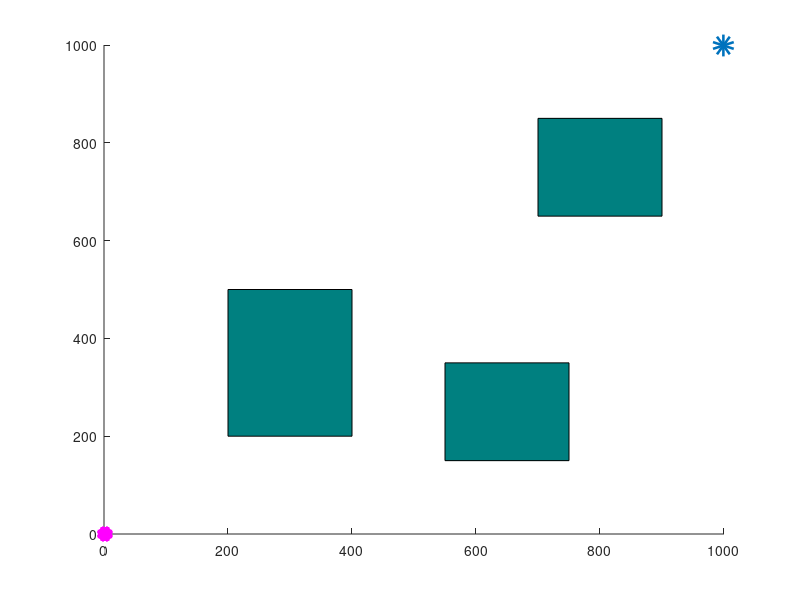

Write MATLAB code to recreate this figure. (Note: this script raises an error after producing the figure.)
clc;clear;close all;
% Experimental result parameters
% Ll = Path length; Tt = Time; Node = Number of nodes
% All_Iterations = Iterations
Ll = []; Tt = []; Node = []; Cut_L=[]; All_Iterations = []; 
for j=1:1:2      % Number of runs

% Setting parameters
p=0.3;                  % Target bias probability
start_pose =[0,0];      % Starting point
global goal_pose;
goal_pose = [999,999];  % Target point
global step;
step = 20;              
bias = step;            % Allowable error
numNodes = 5000;        
counter = 0;
global x_max;global y_max;
x_max = 1000;
y_max = 1000;

% Obstacle
global obstacle1;global obstacle2;global obstacle3;
obstacle1 = [550,150,200,200];     
obstacle2 = [700,650,200,200];
obstacle3 = [200,200,200,300];
global path_V;
path_V= ([start_pose,-1]);      
path_E = [];                    % Branches of a random tree
path=[];                        % Final path

% Build map
figure(j)
axis([0 x_max 0 y_max])
rectangle('Position',obstacle1,'FaceColor',[0 .5 .5])
rectangle('Position',obstacle2,'FaceColor',[0 .5 .5])
rectangle('Position',obstacle3,'FaceColor',[0 .5 .5])
or = 10;                                    % Obstacle influence range
obstacle11 = [obstacle1(1)-or,obstacle1(2)-or,obstacle1(3)+2*or,obstacle1(4)+2*or];
obstacle22 = [obstacle2(1)-or,obstacle2(2)-or,obstacle2(3)+2*or,obstacle2(4)+2*or];
obstacle33 = [obstacle3(1)-or,obstacle3(2)-or,obstacle3(3)+2*or,obstacle3(4)+2*or];
hold on
plot(start_pose,'m*','LineWidth',10);
hold on
plot(goal_pose(1),goal_pose(2),'o','LineWidth',10);
hold on

% Algorithm implementation
tic
rrts=rrt;
for i = 1:1:numNodes
    if rand(1)<=p             
        q_rand = goal_pose;
    else
        q_rand = [floor(rand(1)*x_max) floor(rand(1)*y_max)];
    end
    [nearest_point,I]=rrts.nearestpoint(q_rand);            % Find the nearest node of the first tree
    new_point = rrts.newpoint(nearest_point,q_rand);        % Find a new node
    if rrts.noCollision(new_point, nearest_point, obstacle11)&&rrts.noCollision(new_point, nearest_point, obstacle22)&&rrts.noCollision(new_point, nearest_point, obstacle33)
         line([nearest_point(1),new_point(1)],[nearest_point(2),new_point(2)],'color','b','LineWidth', 2);  % Draw the expansion process
         counter=counter+1;M(counter)=getframe;
         path_V = [path_V;[new_point,I]];       % Add new nodes to the random tree
    end
    % Determine whether to reach the target point
    if (norm((new_point-goal_pose),2)<=bias)
        break;
    end      
end
Iterations = i;
t=toc;              % Calculate the time consumed by a search algorithm

pose1 = path_V(size(path_V,1),1:3);
while (pose1(1,3) > 0)
    path=[pose1(1,1:2);path];
    pose1 = path_V(pose1(1,3),1:3);   
end
path = [path_V(1,1:2);path];    % Join the initial point
% Draw the final path
plot(path(:,1)',path(:,2)','color','r','LineWidth',1.5);

% Calculate the original path length
L=0;
for i=1:(size(path,1)-1)
    L=L+norm(path(i,1:2)-path(i+1,1:2),2);
end
Ll = [Ll,L];                 
Tt = [Tt,t];                 
Node = [Node,size(path,1)];  
All_Iterations = [All_Iterations,Iterations];    
end
disp('Average original path length');  mean(Ll)
disp('Average experiment time');  mean(Tt)
disp('Average number of experimental path nodes');  mean(Node)
disp('Average number of experiment iterations');  mean(All_Iterations)



